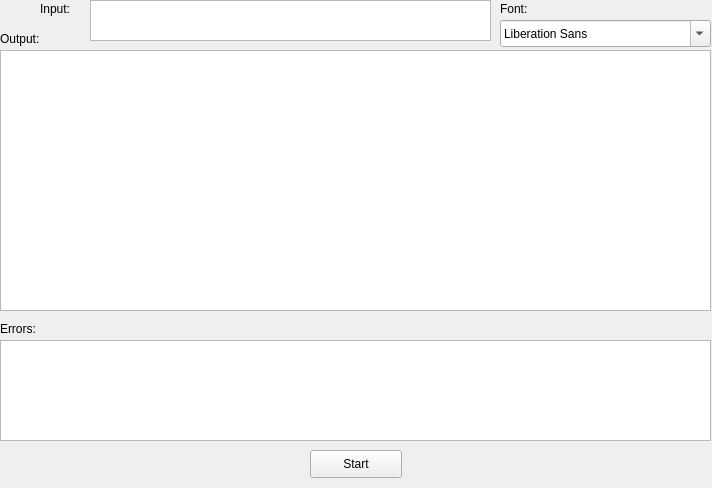
<?xml version="1.0" encoding="UTF-8"?>
<ui version="4.0">
 <class>MainWindow</class>
 <widget class="QMainWindow" name="MainWindow">
  <property name="geometry">
   <rect>
    <x>0</x>
    <y>0</y>
    <width>712</width>
    <height>488</height>
   </rect>
  </property>
  <property name="windowTitle">
   <string>MainWindow</string>
  </property>
  <widget class="QWidget" name="centralwidget">
   <widget class="QTextEdit" name="input">
    <property name="geometry">
     <rect>
      <x>90</x>
      <y>0</y>
      <width>401</width>
      <height>41</height>
     </rect>
    </property>
   </widget>
   <widget class="QTextBrowser" name="output">
    <property name="geometry">
     <rect>
      <x>0</x>
      <y>50</y>
      <width>711</width>
      <height>261</height>
     </rect>
    </property>
    <property name="font">
     <font>
      <family>AlArabiya</family>
     </font>
    </property>
   </widget>
   <widget class="QTextBrowser" name="errors">
    <property name="geometry">
     <rect>
      <x>0</x>
      <y>340</y>
      <width>711</width>
      <height>101</height>
     </rect>
    </property>
   </widget>
   <widget class="QLabel" name="label">
    <property name="geometry">
     <rect>
      <x>40</x>
      <y>0</y>
      <width>41</width>
      <height>18</height>
     </rect>
    </property>
    <property name="text">
     <string>Input:</string>
    </property>
   </widget>
   <widget class="QLabel" name="label_3">
    <property name="geometry">
     <rect>
      <x>0</x>
      <y>320</y>
      <width>59</width>
      <height>18</height>
     </rect>
    </property>
    <property name="text">
     <string>Errors:</string>
    </property>
   </widget>
   <widget class="QLabel" name="label_2">
    <property name="geometry">
     <rect>
      <x>0</x>
      <y>30</y>
      <width>59</width>
      <height>18</height>
     </rect>
    </property>
    <property name="text">
     <string>Output:</string>
    </property>
   </widget>
   <widget class="QPushButton" name="pushButton">
    <property name="geometry">
     <rect>
      <x>310</x>
      <y>450</y>
      <width>92</width>
      <height>28</height>
     </rect>
    </property>
    <property name="text">
     <string>Start</string>
    </property>
   </widget>
   <widget class="QFontComboBox" name="fontComboBox">
    <property name="geometry">
     <rect>
      <x>500</x>
      <y>20</y>
      <width>211</width>
      <height>27</height>
     </rect>
    </property>
   </widget>
   <widget class="QLabel" name="label_4">
    <property name="geometry">
     <rect>
      <x>500</x>
      <y>0</y>
      <width>41</width>
      <height>18</height>
     </rect>
    </property>
    <property name="text">
     <string>Font:</string>
    </property>
   </widget>
  </widget>
 </widget>
 <resources/>
 <connections>
  <connection>
   <sender>fontComboBox</sender>
   <signal>currentFontChanged(QFont)</signal>
   <receiver>output</receiver>
   <slot>setCurrentFont(QFont)</slot>
   <hints>
    <hint type="sourcelabel">
     <x>255</x>
     <y>113</y>
    </hint>
    <hint type="destinationlabel">
     <x>355</x>
     <y>180</y>
    </hint>
   </hints>
  </connection>
  <connection>
   <sender>fontComboBox</sender>
   <signal>currentFontChanged(QFont)</signal>
   <receiver>input</receiver>
   <slot>setCurrentFont(QFont)</slot>
   <hints>
    <hint type="sourcelabel">
     <x>605</x>
     <y>33</y>
    </hint>
    <hint type="destinationlabel">
     <x>290</x>
     <y>20</y>
    </hint>
   </hints>
  </connection>
  <connection>
   <sender>fontComboBox</sender>
   <signal>currentFontChanged(QFont)</signal>
   <receiver>errors</receiver>
   <slot>setCurrentFont(QFont)</slot>
   <hints>
    <hint type="sourcelabel">
     <x>605</x>
     <y>33</y>
    </hint>
    <hint type="destinationlabel">
     <x>355</x>
     <y>390</y>
    </hint>
   </hints>
  </connection>
 </connections>
</ui>
